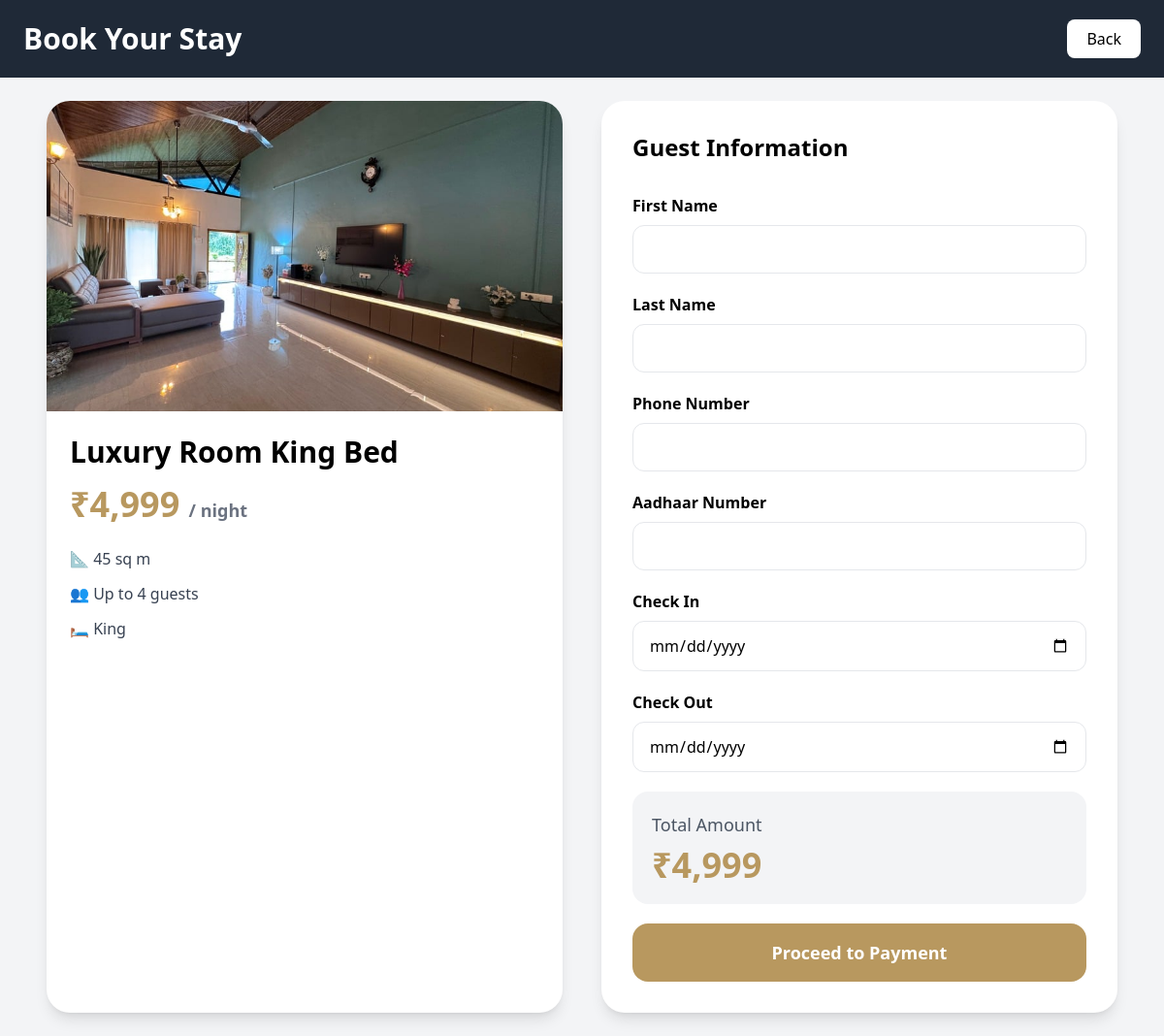
The page /Stay/booking.php?room_id=1 (signed in) on the database its author committed.
### tables this page shows
CREATE TABLE `rooms` (
  `id` int(11) NOT NULL,
  `title` varchar(255) DEFAULT NULL,
  `image` varchar(255) DEFAULT NULL,
  `size` varchar(100) DEFAULT NULL,
  `guests` varchar(100) DEFAULT NULL,
  `bed` varchar(100) DEFAULT NULL,
  `price` int(11) DEFAULT NULL,
  `status` enum('available','full') DEFAULT 'available'
);

### Stay/booking.php (the view, shortened to what this page needs)
<?php
include "../config.php";
$room_id = (int) $_GET['room_id'];
$room = $conn->query("
SELECT *
FROM rooms
WHERE id='$room_id'
")->fetch_assoc();
?>
<!DOCTYPE html>
<html lang="en">
<head>
<script src="https://cdn.tailwindcss.com"></script>
</head>
<body class="bg-gray-100 min-h-screen">
<div class="bg-[#1f2937] text-white px-6 py-5 flex justify-between items-center">
    <h1 class="text-3xl font-bold">
        Book Your Stay
    </h1>
    <a href="booktostay.php"
    class="bg-white text-black px-5 py-2 rounded-lg">
        Back
    </a>
</div>
<div class="max-w-6xl mx-auto p-6">
    <div class="grid grid-cols-1 lg:grid-cols-2 gap-10">
        <div class="bg-white rounded-3xl shadow-lg overflow-hidden">
            <img src="<?= $room['image'] ?>"
            class="w-full h-80 object-cover">
            <div class="p-6">
                <h2 class="text-3xl font-bold mb-4">
                    <?= htmlspecialchars($room['title']) ?>
                </h2>
                <p class="text-[#b8985f]
                          text-4xl font-bold mb-6">
                    ₹<?= number_format($room['price']) ?>
                    <span class="text-lg text-gray-500">
                        / night
                    </span>
                </p>
                <div class="space-y-3 text-gray-700">
                    <p>
                        📐 <?= htmlspecialchars($room['size']) ?>
                    </p>
                    <p>
                        👥 <?= htmlspecialchars($room['guests']) ?>
                    </p>
                    <p>
                        🛏 <?= htmlspecialchars($room['bed']) ?>
                    </p>
                </div>
            </div>
        </div>
        <div class="bg-white rounded-3xl shadow-lg p-8">
            <h2 class="text-2xl font-bold mb-8">
                Guest Information
            </h2>
            <form method="POST"
            class="space-y-5">
                <div>
                    <label class="block mb-2 font-semibold">
                        First Name
                    </label>
                    <input type="text"
                    name="fname"
                    required
                    class="w-full border rounded-xl px-4 py-3">
                </div>
                <div>
                    <label class="block mb-2 font-semibold">
                        Last Name
                    </label>
                    <input type="text"
                    name="lname"
                    required
                    class="w-full border rounded-xl px-4 py-3">
                </div>
                <div>
                    <label class="block mb-2 font-semibold">
                        Phone Number
                    </label>
                    <input type="text"
                    name="phone"
                    required
                    class="w-full border rounded-xl px-4 py-3">
                </div>
                <div>
                    <label class="block mb-2 font-semibold">
                        Aadhaar Number
                    </label>
                    <input type="text"
                    name="aadhaar"
                    required
                    class="w-full border rounded-xl px-4 py-3">
                </div>
                <div>
                    <label class="block mb-2 font-semibold">
                        Check In
                    </label>
                    <input type="date"
                    name="check_in"
                    required
                    class="w-full border rounded-xl px-4 py-3">
                </div>
                <div>
                    <label class="block mb-2 font-semibold">
                        Check Out
                    </label>
                    <input type="date"
                    name="check_out"
                    required
                    class="w-full border rounded-xl px-4 py-3">
                </div>
                <div class="bg-gray-100 rounded-2xl p-5">
                    <p class="text-lg text-gray-600 mb-2">
                        Total Amount
                    </p>
                    <h2 class="text-4xl font-bold text-[#b8985f]">
                        ₹<?= number_format($room['price']) ?>
                    </h2>
                </div>
                <button type="submit"
                name="book_now"
                class="w-full bg-[#b8985f]
                       hover:bg-[#a88850]
                       text-white py-4
                       rounded-2xl
                       text-lg font-semibold">
                    Proceed to Payment
                </button>
            </form>
        </div>
    </div>
</div>
</body>
</html>

### rows shown on the page
rooms: image (picture), title "Luxury Room King Bed", price "4,999", size "45 sq m", guests "Up to 4 guests", bed "King"
